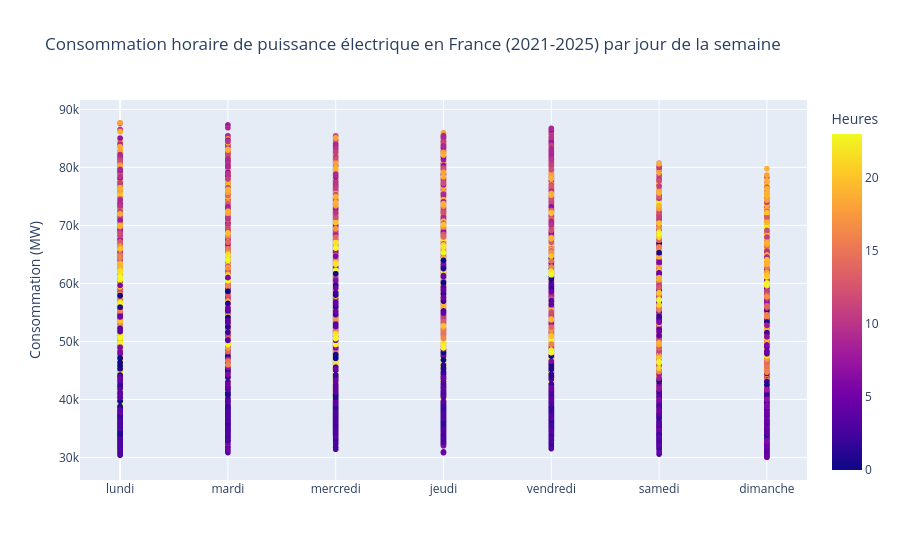

Source (notebook cell):
### Markdown cell above
### Tendance consommation par jour de la semaine

### Code cell
fig_dow = px.scatter(df, x='day_of_week', y='value', color="hour",
        title="Consommation horaire de puissance électrique en France (2021-2025) par jour de la semaine",
        labels={'hour': 'Heures', 'value': 'Consommation (MW)', 'day_of_week': ''})
fig_dow.update_xaxes(
    tickvals=[0, 1, 2, 3, 4, 5, 6],
    ticktext=["lundi", "mardi", "mercredi", "jeudi", "vendredi", "samedi", "dimanche"]
)
fig_dow.show()

### Figure 1 — Plotly figure (JSON) as saved in the notebook; plotly's stock layout.template omitted (floating-point values rounded to 4 significant figures; data arrays with more than 128 entries replaced by an {"elided": "..."} marker saying what was removed)
{"data": [{"hovertemplate": "=%{x}<br>Consommation (MW)=%{y}<br>Heures=%{marker.color}<extra></extra>", "legendgroup": "", "marker": {"color": {"elided": "43069 int values"}, "coloraxis": "coloraxis", "symbol": "circle"}, "mode": "markers", "name": "", "showlegend": false, "type": "scattergl", "x": {"elided": "43069 int values"}, "xaxis": "x", "y": {"elided": "43069 float values"}, "yaxis": "y"}], "layout": {"coloraxis": {"colorbar": {"title": {"text": "Heures"}}, "colorscale": [[0, "#0d0887"], [0.1111, "#46039f"], [0.2222, "#7201a8"], [0.3333, "#9c179e"], [0.4444, "#bd3786"], [0.5556, "#d8576b"], [0.6667, "#ed7953"], [0.7778, "#fb9f3a"], [0.8889, "#fdca26"], [1, "#f0f921"]]}, "legend": {"tracegroupgap": 0}, "title": {"text": "Consommation horaire de puissance électrique en France (2021-2025) par jour de la semaine"}, "xaxis": {"anchor": "y", "domain": [0, 1], "ticktext": ["lundi", "mardi", "mercredi", "jeudi", "vendredi", "samedi", "dimanche"], "tickvals": [0, 1, 2, 3, 4, 5, 6], "title": {"text": ""}}, "yaxis": {"anchor": "x", "domain": [0, 1], "title": {"text": "Consommation (MW)"}}}}
